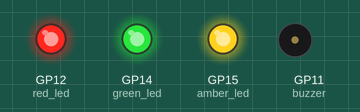
This program was run on a simulated Raspberry Pi Pico running MicroPython. Shown: output pins drawn as LEDs (lit = HIGH), buzzer (waves = sounding, pin HIGH). What the program prints to the serial console is not drawn. At 0.0 s the program stops and its outputs stay as they are.

Above: at 0.1 s.
Timing chart, 0 to 1.5 s (numbered marks = the images above):
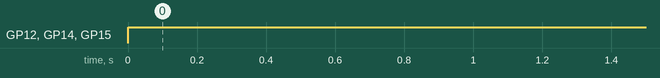

Measured:
- by itself, GP12 (red_led), GP14 (green_led), GP15 (amber_led): LOW → HIGH at 0.00 s

The program:

trafficlight.py
```python
import utime
from machine import Pin


amber_led = Pin(15, Pin.OUT)
green_led = Pin(14, Pin.OUT)
red_led = Pin(12, Pin.OUT)
button = Pin(13, Pin.IN, Pin.PULL_DOWN)
buzzer = Pin(11, Pin.OUT)


    #Test function for verifying basic functionality
leds = [amber_led,green_led,red_led]
print ("Turn on all leds")
for led in leds:
    led.on()
```
